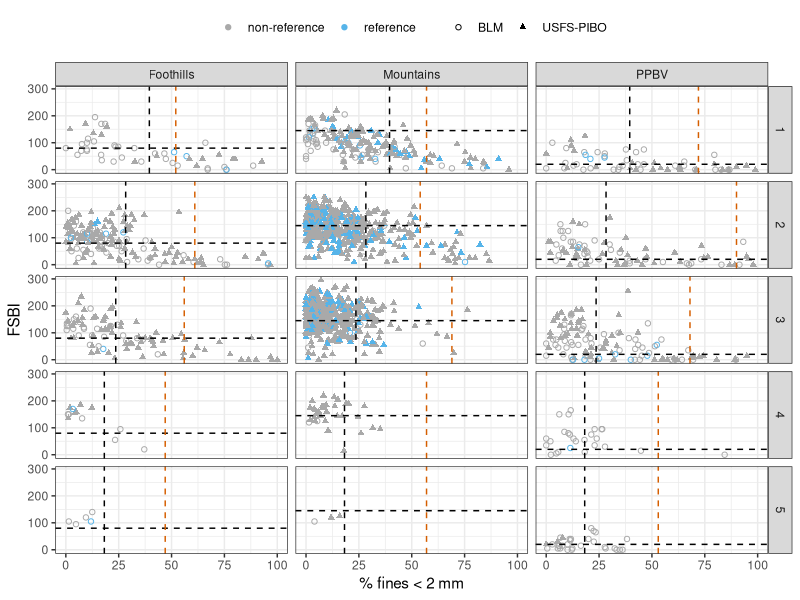
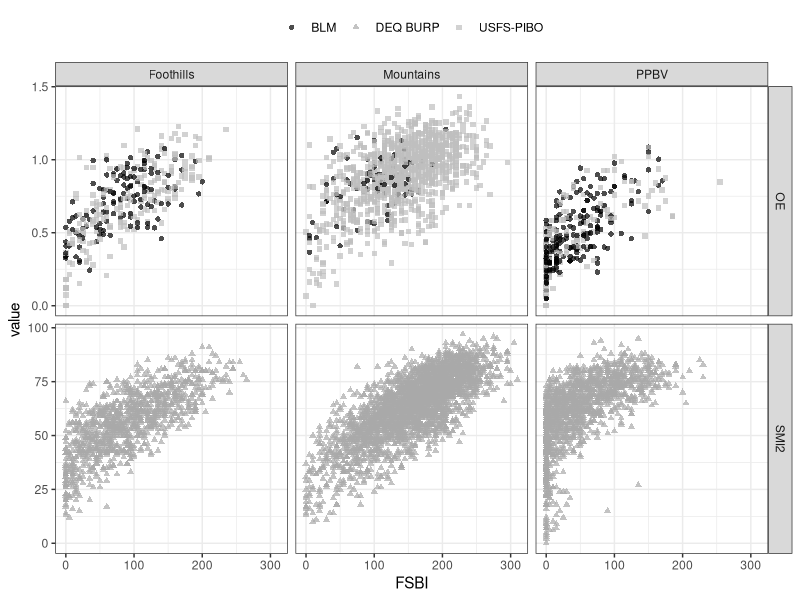
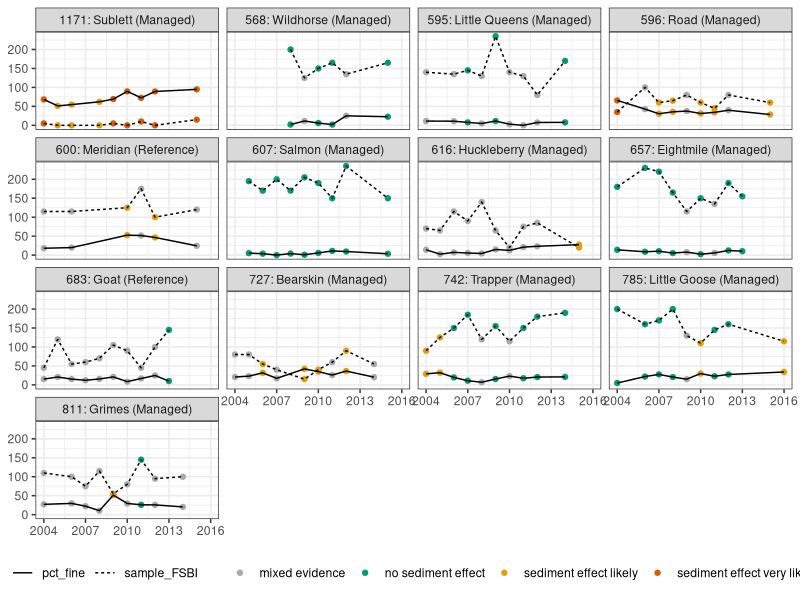
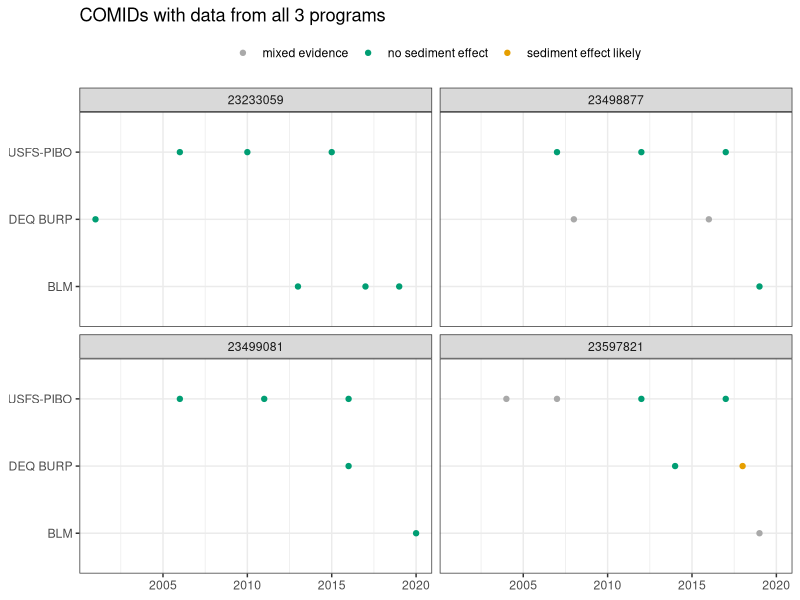
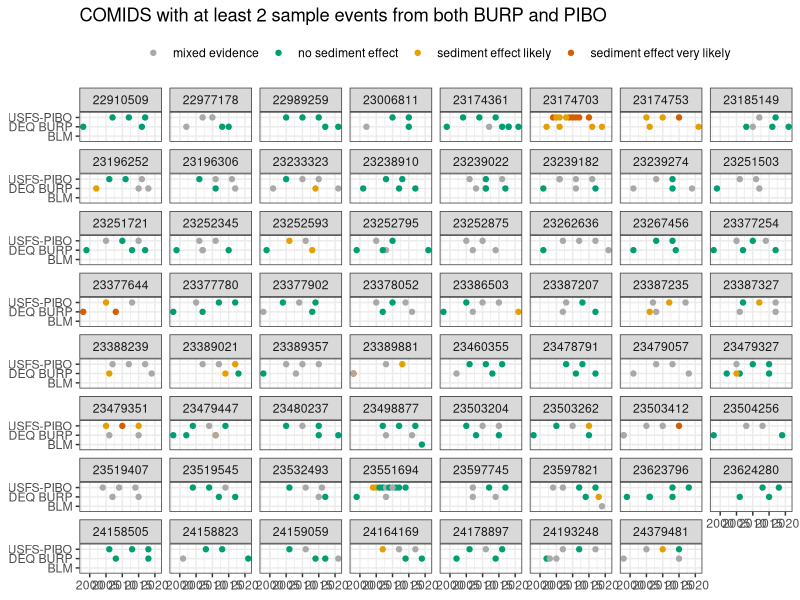
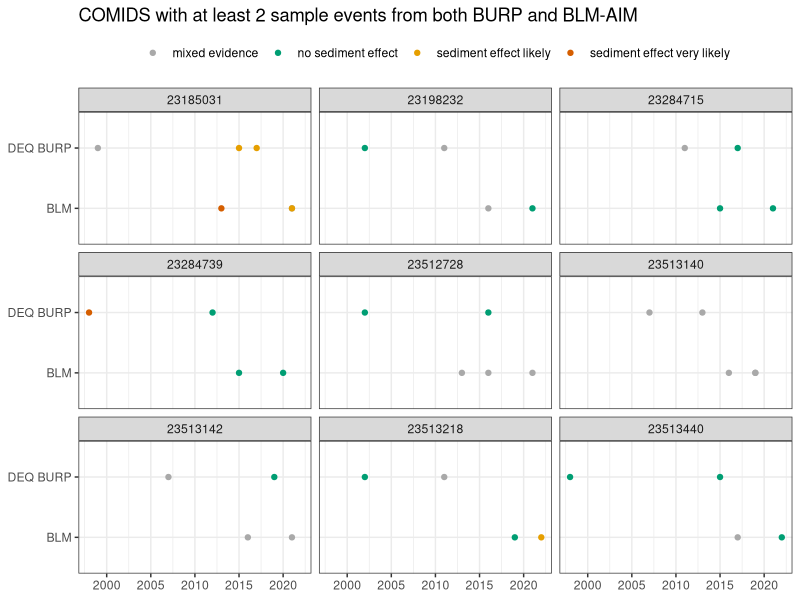
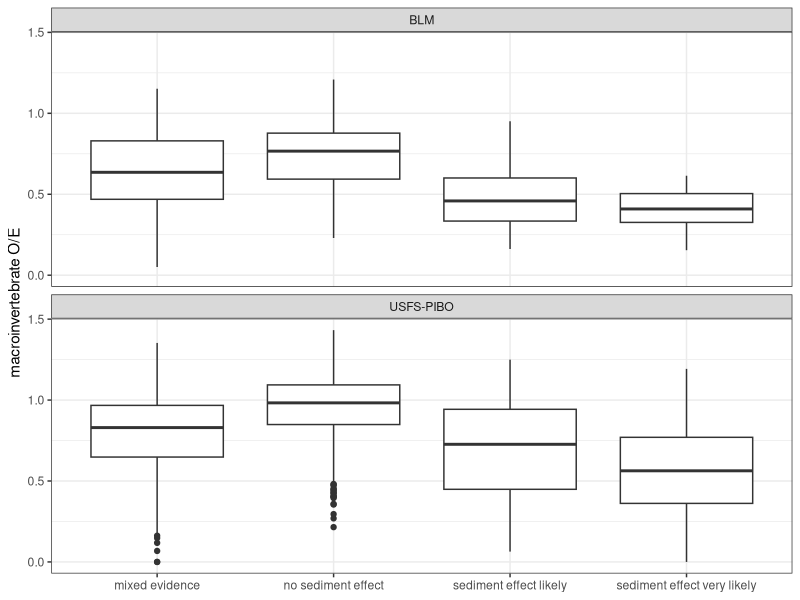
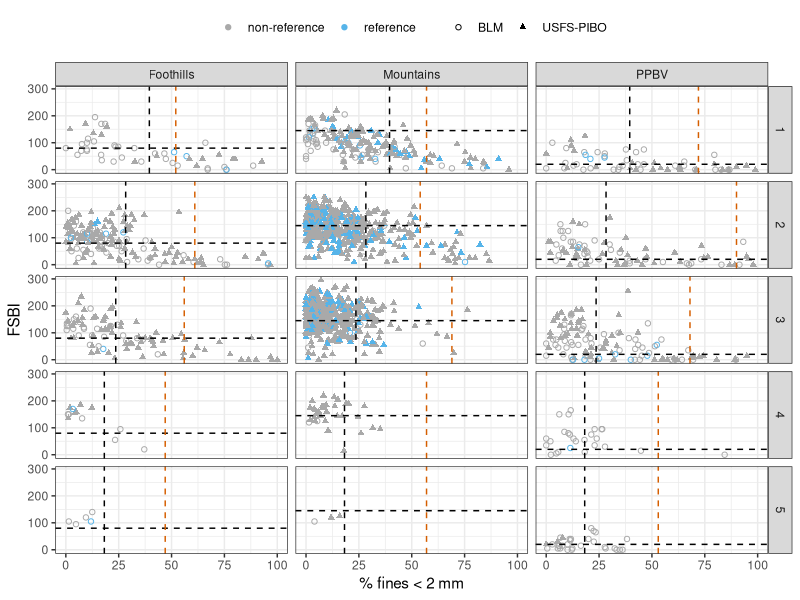

The R script that drew these images, in order:
################################################################################
# plots and tablultes fomratted data
# Jason Williams
# May 2023
################################################################################

library(ggplot2)
library(dplyr)
library(lubridate)
library(reshape2)

# read in data------------------------------------------------------------------

# NOTE - manually formated date in excel to be consistent
project_data <-read.csv("./formatted_data/project_data.csv", header = TRUE)
str(project_data)

framework_benchmarks <-read.csv("./formatted_data/framework_benchmarks.csv", header = TRUE)
str(framework_benchmarks)

predictions <-read.csv("./formatted_data/predictions.csv", header = TRUE)
str(predictions)

# plot OE exceedance for % fines and FSBI---------------------------------------
# USFS-PIBO and BLM data

for_external_fines_vs_fsbi <-
  project_data %>%
  filter(source != "DEQ BURP") %>%
  filter(!is.na(framework_fines_ref_benchmark)) %>%
  filter(has_both == "Y") %>%
  filter(order %in% c("1", "2", "3", "4", "5")) %>%
  select(source, siteid, source_sitetype, order, siteclass, sampleid, pct_fine,
         sample_FSBI, has_both, OE, OE_benchmark) %>%
  mutate(`achieves OE benchmark` = ifelse(OE >= OE_benchmark, "Y", 
                                          ifelse(OE < OE_benchmark, "N", NA))) %>%
  mutate(order_numeric = as.integer(order)) %>%
  mutate(`site type` = ifelse(source_sitetype %in% c("Reference", "sediment reference"), 
                              "reference", "non-reference"))


str(for_external_fines_vs_fsbi)

FSBI_ref_forplot <-
  framework_benchmarks %>%
  select(siteclass, order, framework_FSBI_ref_benchmark, framework_fines_ref_benchmark,
         framework_SME75_benchmark) %>%
  rename(order_numeric = order)


external_fines_vs_fsbi_plot <-
  for_external_fines_vs_fsbi %>%
  ggplot(aes(x = pct_fine, y = sample_FSBI, color = `site type`, 
             shape = source)) +
  geom_point() +
  facet_grid(order_numeric~siteclass) +
  theme_bw() +
  theme(legend.position = "top") +
  labs(x = "% fines < 2 mm", y = "FSBI") +
  geom_hline(data = FSBI_ref_forplot, aes(yintercept = framework_FSBI_ref_benchmark), 
             linetype = "dashed") +
  geom_vline(data = FSBI_ref_forplot, aes(xintercept = framework_fines_ref_benchmark), 
             linetype = "dashed")  +
  geom_vline(data = FSBI_ref_forplot, aes(xintercept = framework_SME75_benchmark), 
             linetype = "dashed", color = "#D55E00")  +
  scale_color_manual(values = c("darkgrey", "#56B4E9")) +
  scale_shape_manual(values = c(1, 17)) +
  theme(legend.title = element_blank())
external_fines_vs_fsbi_plot

ggsave("./figures/USFS_BLM_fines_vs_fsbi.png", external_fines_vs_fsbi_plot, 
       width = 8.0, height = 8.0, units = "in", dpi = 600)


# plot OE vs FSBI--------------------------------------------------------------

fsbi_vs_macro_plot <-
project_data %>%
  filter(!is.na(sample_FSBI)) %>%
  filter(!is.na(siteclass)) %>%
  select(siteid, source, siteclass, sample_FSBI, OE, SMI2) %>%
  melt(id.vars = c("siteid", "source", "sample_FSBI", "siteclass"),
       variable.name = "parameter", value.name = "value") %>%
  ggplot(aes(x = sample_FSBI, y = value, color = source, shape = source)) +
  geom_point(alpha = 0.7) +
  facet_grid(parameter~siteclass, scales = "free_y") +
  theme_bw() +
  theme(legend.position = "top", legend.title = element_blank()) +
  labs(x = "FSBI", y = "value") +
  scale_color_manual(values = c("black", "darkgrey", "grey"))
fsbi_vs_macro_plot

ggsave("./figures/fsbi_vs_OE_and_SMI2.png", width = 6, height = 4, 
       units = "in", dpi = 600)

# plot time series-------------------------------------------------------------

# PIBO sites with samples in > 4 years
time_series_sites <-
  predictions %>%
  filter(source != "DEQ BURP") %>%
  group_by(siteid) %>%
  summarize(min_yr = min(year, na.rm = TRUE),
            max_yr = max(year, na.rm = TRUE),
            n_sample = n_distinct(sampleid),
            n_year = n_distinct(year)) %>%
  filter(n_year > 4)

# plot 
for_plot <-
  predictions %>%
  filter(siteid %in% time_series_sites$siteid) %>%
  mutate(date_formatted = as.Date(sample_date, format = "%m/%d/%Y")) %>%
  mutate(label = paste0(siteid, ": ", stream, " (", source_sitetype, ")")) %>%
  select(label, date_formatted, year_numeric, pct_fine, sample_FSBI, framework_prediction) %>%
  melt(id.vars = c("label", "date_formatted", "year_numeric", "framework_prediction"),
       variable.name = "parameter", value.name = "value")

str(for_plot)

pibo_time_series_plot <-
for_plot %>%
  ggplot(aes(x = year_numeric, y = value)) +
  geom_point(aes(color = framework_prediction)) +
  geom_line(aes(linetype = parameter)) +
  facet_wrap(~label) +
  theme_bw() +
  theme(axis.title = element_blank(), legend.position = "bottom",
        legend.title = element_blank()) +
  scale_color_manual(values = c(
    "mixed evidence" = "darkgrey",
    "no sediment effect" = "#009E73",
    "sediment effect likely" = "#E69F00",
    "sediment effect very likely" = "#D55E00"))
pibo_time_series_plot

ggsave("./figures/pibo_time_series_plot.png", pibo_time_series_plot,
       width = 8.5, height = 6, units = "in", dpi = 600)

# time series for COMIDs with data points accross multiple sources--------------

time_series_comids <-
  predictions %>%
  group_by(comid, source) %>%
  summarize(min_yr = min(year, na.rm = TRUE),
            max_yr = max(year, na.rm = TRUE),
            n_sample = n_distinct(sampleid),
            n_year = n_distinct(year)) %>%
  select(comid, source, n_sample) %>%
  dcast(comid ~ source, value.var = "n_sample")


burp_and_blm <-
  time_series_comids %>%
  filter(!is.na(BLM) & !is.na(`DEQ BURP`))

burp_and_blm_multiple <-
  burp_and_blm %>%
  filter(`DEQ BURP` >=2 & BLM >= 2)

burp_and_pibo <-
  time_series_comids %>%
  filter(!is.na(`USFS-PIBO`) & !is.na(`DEQ BURP`))

burp_and_pibo_multiple <-
  burp_and_pibo %>%
  filter(`DEQ BURP` >=2 & `USFS-PIBO` >= 2)

all_three <-
  time_series_comids %>%
  filter(!is.na(`USFS-PIBO`) & !is.na(`DEQ BURP`) & !is.na(BLM))

# plot COMIDs with data from all 3 sources
comparison_plot_all_3 <-
  predictions %>%
  filter(comid %in% all_three$comid) %>%
  ggplot(aes(x = year_numeric, y = source, color = framework_prediction)) +
    geom_point() +
    facet_wrap(~comid) +
    theme_bw() +
  scale_color_manual(values = c(
    "mixed evidence" = "darkgrey",
    "no sediment effect" = "#009E73",
    "sediment effect likely" = "#E69F00",
    "sediment effect very likely" = "#D55E00")) +
  theme(legend.title = element_blank(), axis.title = element_blank()) +
  theme(legend.position = "top") +
  ggtitle("COMIDs with data from all 3 programs")
comparison_plot_all_3

ggsave("./figures/comparison_plot_all3.png", comparison_plot_all_3,
       width = 8.0, height = 3.0, units = "in", dpi = 600)

# plot COMIDs with both DEQ & USFS, >=2 samples from each source

comparison_plot_usfs_pibo <-
  predictions %>%
  filter(comid %in% burp_and_pibo_multiple$comid) %>%
  ggplot(aes(x = year_numeric, y = source, color = framework_prediction)) +
  geom_point() +
  facet_wrap(~comid) +
  theme_bw() +
  scale_color_manual(values = c(
    "mixed evidence" = "darkgrey",
    "no sediment effect" = "#009E73",
    "sediment effect likely" = "#E69F00",
    "sediment effect very likely" = "#D55E00")) +
  theme(legend.title = element_blank(), axis.title = element_blank()) +
  theme(legend.position = "top") +
  ggtitle("COMIDS with at least 2 sample events from both BURP and PIBO")
comparison_plot_usfs_pibo

ggsave("./figures/comparison_plot_burp_pibo.png",
       comparison_plot_usfs_pibo,
       width = 8.5, height = 6.0, units = "in", dpi = 600)

# plot COMIDs with both DEQ & BLM, >=2 samples from each source

comparison_plot_blm <-
  predictions %>%
  filter(comid %in% burp_and_blm_multiple$comid) %>%
  ggplot(aes(x = year_numeric, y = source, color = framework_prediction)) +
  geom_point() +
  facet_wrap(~comid) +
  theme_bw() +
  scale_color_manual(values = c(
    "mixed evidence" = "darkgrey",
    "no sediment effect" = "#009E73",
    "sediment effect likely" = "#E69F00",
    "sediment effect very likely" = "#D55E00")) +
  theme(legend.title = element_blank(), axis.title = element_blank()) +
  theme(legend.position = "top") +
  ggtitle("COMIDS with at least 2 sample events from both BURP and BLM-AIM")
comparison_plot_blm

ggsave("./figures/comparison_plot_blm.png", comparison_plot_blm,
       width = 8.0, height = 4.0, units = "in", dpi = 600)

# plot OE vs framework prediction, using all sites with predictions-------------


for_OE_boxplot <-
  predictions %>%
  filter(source != "DEQ BURP") %>%
  select(source, siteid, sampleid, sample_date, siteclass, order, blm_ecoregion,
         pct_fine, sample_FSBI, has_both, OE, OE_benchmark, SMI2, SMI2_benchmark,
         framework_prediction, OE_prediction, BLM_prediction, SMI2_prediction, 
         source_sitetype) %>%
  mutate(site_category = ifelse(source_sitetype %in% c("Managed", "sediment degraded"), 
                                "non-reference",
                         ifelse(is.na(source_sitetype), "non-reference", source_sitetype))) %>%
  melt(id.vars = c("source", "siteid", "sampleid", "sample_date", "siteclass", "order", "blm_ecoregion",
                   "pct_fine", "sample_FSBI",
                   "has_both", "OE", "OE_benchmark", "SMI2", "SMI2_benchmark", "source_sitetype",
                   "site_category"))


# plot OE vs. sed predeiction outcome
OE_boxplot <-
  for_OE_boxplot %>%
  filter(variable == "framework_prediction") %>%
  filter(!is.na(value)) %>%
  ggplot(aes(x = value, y = OE)) +
  geom_boxplot() +
  #geom_point(shape = 1) +
  facet_wrap(~source, nrow= 2) +
  theme_bw() +
  labs(y = "macroinvertebrate O/E") +
  theme(axis.title.x = element_blank(),
         legend.title = element_blank())
OE_boxplot

ggsave("./figures/framework_classification_OE.png", OE_boxplot,
       width = 8, height = 4, units = "in", dpi = 600)

# calculate framework exceedance frequency at reference sites-------------------

for_frequency_tbl <-
  predictions %>%
  filter(siteid %in% time_series_sites$siteid) %>%
  filter(source_sitetype %in% c("Reference", "sediment reference")) %>%
  select(source, huc4code, siteid, stream, siteclass, order, framework_prediction) %>%
  melt(id.vars = c("source", "huc4code", "siteid", "stream", "siteclass", "order"),
       variable.name = "parameter", value.name = "value") %>%
  group_by(source, huc4code, siteid, stream, siteclass, order, value) %>%
  summarize(n = n()) %>%
  ungroup() %>%
  dcast(source + huc4code + siteid + stream + siteclass + order ~ value,
        value.var = "n")

for_frequency_tbl_yrs <-
  predictions %>%
  filter(siteid %in% time_series_sites$siteid) %>%
  filter(source_sitetype %in% c("Reference", "sediment reference")) %>%
  select(siteid, year) %>%
  group_by(siteid) %>%
  summarize(n_years = n(),
            min_year = min(year),
            max_year = max(year))

frequency_table <-
  merge(for_frequency_tbl, for_frequency_tbl_yrs, by = "siteid") %>%
  select(source, huc4code, siteid, stream, siteclass, order, 
         n_years, min_year, max_year, `mixed evidence`, 
         `no sediment effect`, `sediment effect likely`) %>%
  mutate(false_positive_pct = (`sediment effect likely` / n_years) * 100)

